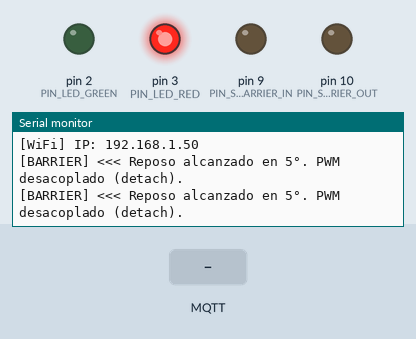
Bench run of a program on a simulated Arduino Uno, built for the host (arithmetic inside an expression is 32-bit, double 64-bit). On the bench: output pins drawn as LEDs (lit = HIGH), the last lines printed to the serial monitor. The inputs (shaded band) are chosen by the test bench. No MQTT or app messages arrive unless stated.

Above: at 3.1 s.
3.2 s: MQTT message "1" arrives on the first subscribed topic
At 5.07 s:
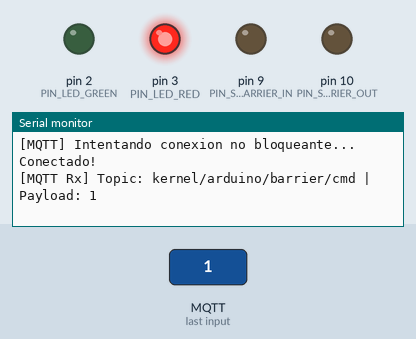
6.2 s: MQTT message "on" arrives on the first subscribed topic
At 7.3 s:
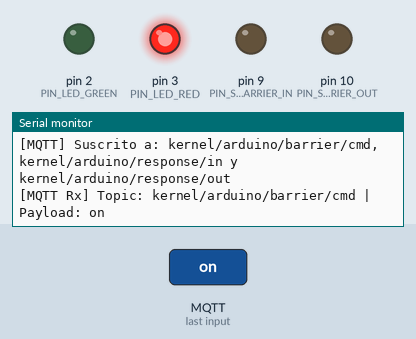
7.7 s: MQTT message "off" arrives on the first subscribed topic
At 8.5 s:
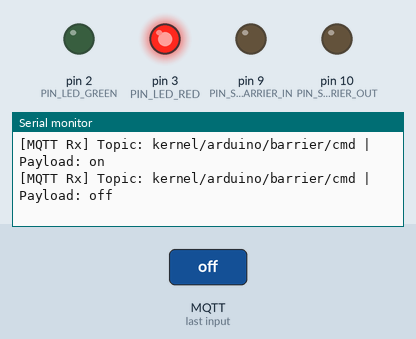

The program:

main.cpp
```cpp
/**
 * @file main.cpp
 * @brief Punto de entrada principal y scheduler cooperativo no bloqueante.
 *
 * Proyecto: Parking Kernel (Control de acceso vehicular para Arduino Uno y ESP8266).
 * Inicializa actuadores, conectividad WiFi/MQTT y despacha periódicamente las tareas.
 */

#include <Arduino.h>
#include <Config.h>
#include <WifiLib.h>
#include <BrokerLib.h>
#include <ParkingKernel.h>

// Instancia central del orquestador de parqueo
static ParkingKernel kernel;

/**
 * @brief Callback despachador de mensajes MQTT entrantes.
 */
static void onMQTTMessage(char *topic, byte *payload, unsigned int length)
{
    char messageBuffer[16];
    unsigned int copyLen = (length < sizeof(messageBuffer) - 1) ? length : sizeof(messageBuffer) - 1;
    memcpy(messageBuffer, payload, copyLen);
    messageBuffer[copyLen] = '\0';

    // Eliminar saltos de linea o espacios accidentales que puedan romper strcmp
    while (copyLen > 0 && (messageBuffer[copyLen - 1] == '\r' || messageBuffer[copyLen - 1] == '\n' || messageBuffer[copyLen - 1] == ' '))
    {
        copyLen--;
        messageBuffer[copyLen] = '\0';
    }

    Serial.print(F("[MQTT Rx] Topic: "));
    Serial.print(topic);
    Serial.print(F(" | Payload: "));
    Serial.println(messageBuffer);

    if (strcmp(topic, TOPIC_ENTRY_RESPONSE) == 0)
    {
        kernel.handleAuthResponse(messageBuffer);
    }
    else if (strcmp(topic, TOPIC_OUT_RESPONSE) == 0)
    {
        kernel.handleExitResponse(messageBuffer);
    }
    else if (strcmp(topic, TOPIC_BARRIER_CMD) == 0)
    {
        kernel.handleCommand(messageBuffer);
    }
}

void setup()
{
    Serial.begin(9600);
    while (!Serial && millis() < 2000) { ; }

    Serial.println(F("\n======================================"));
    Serial.println(F("   PARKING KERNEL - ARDUINO UNO       "));
    Serial.println(F("======================================"));

    // 1. Inicializar lógica interna, hardware y actuadores primero
    kernel.begin();

    // 2. Inicializar conectividad de red y mensajería IoT
    setupWiFi(WIFI_SSID, WIFI_PASS);
    setupMQTTClient(MQTT_BROKER_IP, onMQTTMessage);
}

void loop()
{
    const uint32_t now = millis();

    // Scheduler cooperativo no bloqueante
    updateWiFi(now, isMQTTConnected());
    updateMQTT(now);
    kernel.update(now);
}
```

Config.h
```cpp
/**
 * @file Config.h
 * @brief Configuración global del sistema Parking Kernel (Arduino Uno /
 * ATmega328P).
 *
 * Contiene la definición de pines de hardware, credenciales de conectividad,
 * parámetros de red MQTT, temporizadores no bloqueantes y constantes
 * operativas.
 */

#pragma once
#include <Arduino.h>

// ============================================================================
// 1. ASIGNACIÓN FÍSICA DE PINES (ARDUINO UNO / ATmega328P)
// ============================================================================

// Comunicación Serie con ESP-01 (SoftwareSerial)
#define PIN_ESP_RX 4
#define PIN_ESP_TX 5

// Servomotores de las Talanqueras (Hardware PWM Timer 1 - OC1A y OC1B)
#define PIN_SERVO_BARRIER_IN 9
#define PIN_SERVO_BARRIER_OUT 10

// Sensor Ultrasónico de Presencia (HC-SR04)
#define PIN_US_TRIG 6 ///< Trigger
#define PIN_US_ECHO 7 ///< Echo

// Semáforo LED Bicolor
#define PIN_LED_GREEN 2 ///< Indicador de acceso concedido / libre
#define PIN_LED_RED 3   ///< Indicador de alto / ocupado / alerta

// ============================================================================
// 2. PARÁMETROS DE RED WIFI Y BROKER MQTT
// ============================================================================

#define WIFI_SSID "Cisco72164"
#define WIFI_PASS "20AA4B48F5E6"
#define MQTT_BROKER_IP "192.168.1.102"
#define MQTT_PORT 1883
#define MQTT_CLIENT_ID "AR-UNO"

// ============================================================================
// 3. TÓPICOS MQTT (COMUNICACIÓN BIDIRECCIONAL)
// ============================================================================

// Comandos manuales o remotos recibidos desde el backend [Broker -> Arduino]
#define TOPIC_BARRIER_CMD "kernel/arduino/barrier/cmd"

// Notificación de estado físico de la barrera [Arduino -> Broker]
#define TOPIC_BARRIER_STATE "kernel/arduino/barrier/state"

// Eventos del sensor ultrasónico y seguridad [Arduino -> Broker]
#define TOPIC_SENSOR_EVENT "kernel/arduino/event"

// Telemetría periódica de diagnóstico [Arduino -> Broker]
#define TOPIC_TELEMETRY "kernel/arduino/telemetry"

// Solicitud de validación de espacio vehicular [Arduino -> Broker]
#define TOPIC_ENTRY_REQUEST "kernel/arduino/request/in"

// Decisión de autorización emitida por el backend [Broker -> Arduino]
#define TOPIC_ENTRY_RESPONSE "kernel/arduino/response/in"

// Decisión de autorización de salida emitida por el backend [Broker -> Arduino]
#define TOPIC_OUT_RESPONSE "kernel/arduino/response/out"

// ============================================================================
// PAYLOADS ESTANDARIZADOS
// ============================================================================

// Solicitud de confirmación de espacio libre
#define PAYLOAD_CHECK_SPACE "CHECK_SPACE"
// Acceso concedido
#define PAYLOAD_ALLOW "ALLOW"
// Acceso denegado (estacionamiento lleno)
#define PAYLOAD_DENY "DENY"

// ============================================================================
// TEMPORIZADORES Y TIMEOUTS DE SISTEMA (MILISEGUNDOS)
// ============================================================================

// Tiempo máximo de espera de respuesta del broker
#define AUTH_TIMEOUT_MS 10000UL
// Duración de la alerta visual tras rechazo
#define REJECTION_ALERT_MS 2500UL
// Intervalo no bloqueante de reintento MQTT
#define MQTT_RECONNECT_INTERVAL_MS 5000UL
// Frecuencia de emisión de telemetría de salud
#define TELEMETRY_INTERVAL_MS 15000UL
// Período de sondeo de WiFi solo si MQTT está inactivo
#define WIFI_CHECK_INTERVAL_MS 10000UL

// ============================================================================
// PARÁMETROS DEL SENSOR ULTRASÓNICO (HC-SR04)
// ============================================================================

// Período entre disparos acústicos (evita eco residual)
#define US_SAMPLE_INTERVAL_MS 60UL
// Rango acústico para timeout de pulso (~3.5 ms max en pulseIn)
#define US_MAX_DISTANCE_CM 60
// Timeout acotado para pulseIn (~3.5 ms)
#define US_TIMEOUT_US (US_MAX_DISTANCE_CM * 58UL)
// Distancia límite para considerar detección (<= 5 cm)
#define US_DETECT_THRESHOLD_CM 5
// Muestras consecutivas requeridas para confirmar estado
#define US_DEBOUNCE_COUNT 3

// ============================================================================
// PARÁMETROS DE LA TALANQUERA (HARDWARE SERVO)
// ============================================================================

// Ángulo seguro de reposo cerrado (evita tope mecánico)
#define BARRIER_ANGLE_CLOSED 5
// Ángulo de apertura total
#define BARRIER_ANGLE_OPEN 90
// Retardo por grado para suavidad de giro
#define BARRIER_STEP_INTERVAL_MS 15UL
// Asentamiento físico antes de desacoplar PWM
#define BARRIER_SETTLE_MS 350UL
// Tiempo de cortesía con talanquera abierta tras cruce
#define BARRIER_AUTO_CLOSE_MS 3000UL

// ============================================================================
// TEMPORIZADORES DE SEÑALIZACIÓN LED
// ============================================================================

// Parpadeo lento (espera de autorización)
#define LED_BLINK_SLOW_MS 500UL
// Parpadeo rápido (movimiento o rechazo)
#define LED_BLINK_FAST_MS 150UL
```

Measured:
- after the input at 3.2 s, the serial monitor: prints a new line after 1.9 s (image 1)
- after the input at 6.2 s, the serial monitor: prints a new line at once (image 2)
- after the input at 7.7 s, the serial monitor: prints a new line at once (image 3)
